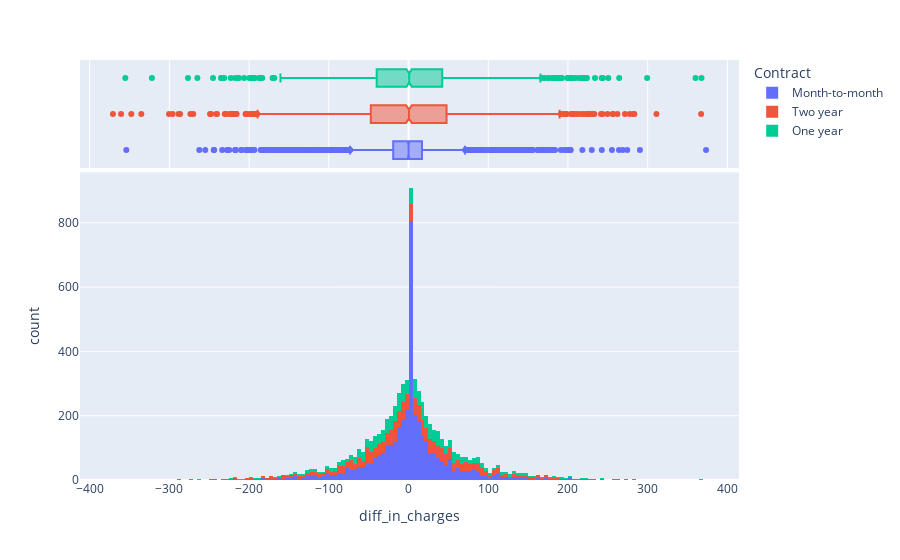

The cell this chart's notebook holds for it:
### Code cell
fig = px.histogram(df, x="diff_in_charges",color = 'Contract',marginal="box")
fig.show()

### Figure 1 — Plotly figure (JSON) as saved in the notebook; plotly's stock layout.template omitted (floating-point values rounded to 4 significant figures; data arrays with more than 128 entries replaced by an {"elided": "..."} marker saying what was removed)
{"data": [{"alignmentgroup": "True", "bingroup": "x", "hovertemplate": "Contract=Month-to-month<br>diff_in_charges=%{x}<br>count=%{y}<extra></extra>", "legendgroup": "Month-to-month", "marker": {"color": "#636efa", "pattern": {"shape": ""}}, "name": "Month-to-month", "offsetgroup": "Month-to-month", "orientation": "v", "showlegend": true, "type": "histogram", "x": {"elided": "3875 float values"}, "xaxis": "x", "yaxis": "y"}, {"alignmentgroup": "True", "hovertemplate": "Contract=Month-to-month<br>diff_in_charges=%{x}<extra></extra>", "legendgroup": "Month-to-month", "marker": {"color": "#636efa"}, "name": "Month-to-month", "notched": true, "offsetgroup": "Month-to-month", "showlegend": false, "type": "box", "x": {"elided": "3875 float values"}, "xaxis": "x2", "yaxis": "y2"}, {"alignmentgroup": "True", "bingroup": "x", "hovertemplate": "Contract=Two year<br>diff_in_charges=%{x}<br>count=%{y}<extra></extra>", "legendgroup": "Two year", "marker": {"color": "#EF553B", "pattern": {"shape": ""}}, "name": "Two year", "offsetgroup": "Two year", "orientation": "v", "showlegend": true, "type": "histogram", "x": {"elided": "1695 float values"}, "xaxis": "x", "yaxis": "y"}, {"alignmentgroup": "True", "hovertemplate": "Contract=Two year<br>diff_in_charges=%{x}<extra></extra>", "legendgroup": "Two year", "marker": {"color": "#EF553B"}, "name": "Two year", "notched": true, "offsetgroup": "Two year", "showlegend": false, "type": "box", "x": {"elided": "1695 float values"}, "xaxis": "x2", "yaxis": "y2"}, {"alignmentgroup": "True", "bingroup": "x", "hovertemplate": "Contract=One year<br>diff_in_charges=%{x}<br>count=%{y}<extra></extra>", "legendgroup": "One year", "marker": {"color": "#00cc96", "pattern": {"shape": ""}}, "name": "One year", "offsetgroup": "One year", "orientation": "v", "showlegend": true, "type": "histogram", "x": {"elided": "1473 float values"}, "xaxis": "x", "yaxis": "y"}, {"alignmentgroup": "True", "hovertemplate": "Contract=One year<br>diff_in_charges=%{x}<extra></extra>", "legendgroup": "One year", "marker": {"color": "#00cc96"}, "name": "One year", "notched": true, "offsetgroup": "One year", "showlegend": false, "type": "box", "x": {"elided": "1473 float values"}, "xaxis": "x2", "yaxis": "y2"}], "layout": {"barmode": "relative", "legend": {"title": {"text": "Contract"}, "tracegroupgap": 0}, "margin": {"t": 60}, "xaxis": {"anchor": "y", "domain": [0, 1], "title": {"text": "diff_in_charges"}}, "xaxis2": {"anchor": "y2", "domain": [0, 1], "matches": "x", "showgrid": true, "showticklabels": false}, "yaxis": {"anchor": "x", "domain": [0, 0.7326], "title": {"text": "count"}}, "yaxis2": {"anchor": "x2", "domain": [0.7426, 1], "matches": "y2", "showgrid": false, "showline": false, "showticklabels": false, "ticks": ""}}}
